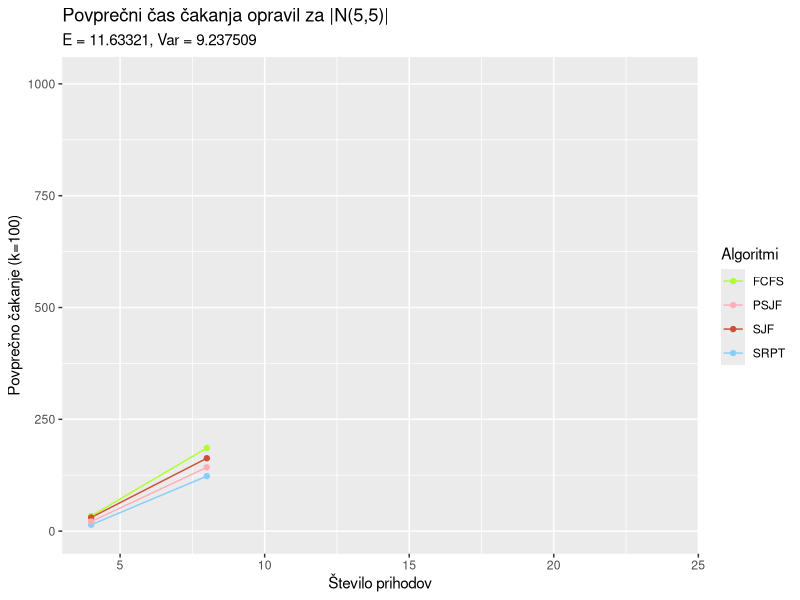
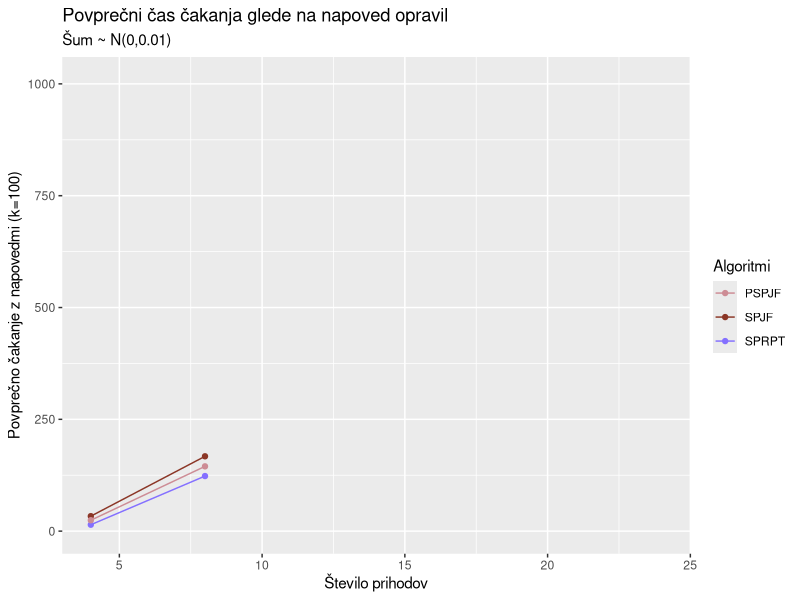
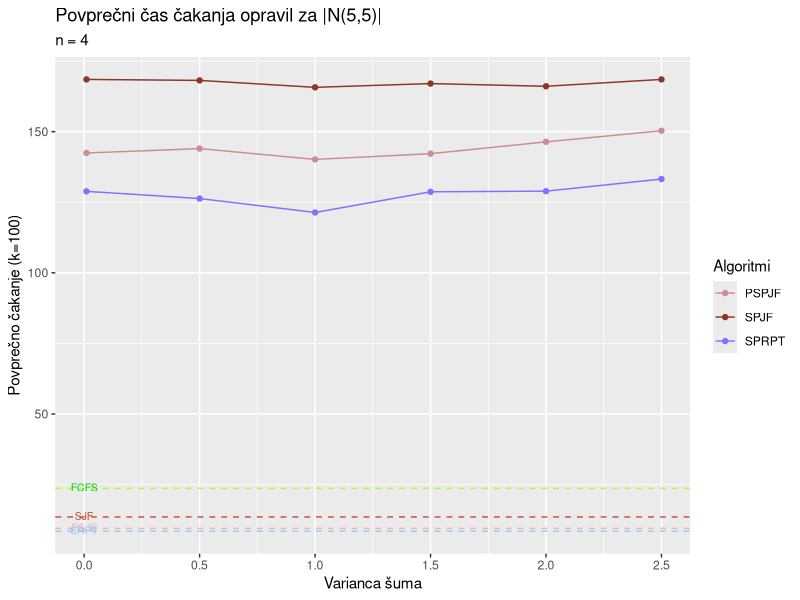
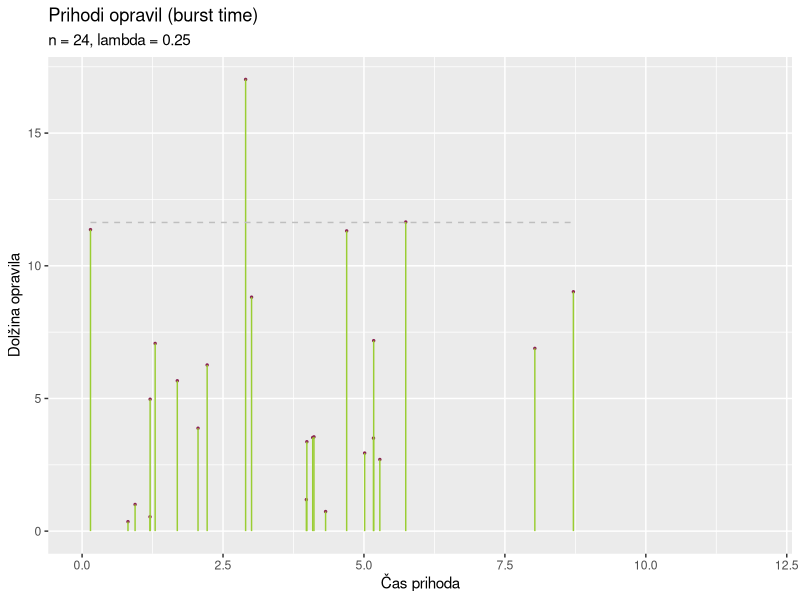

Generate these figures, in order, with R: (Note: this script raises an error after producing the figures.)
# Vizualizacija normalna
#install.packages("ggpubr")

library(ggplot2)
library(tidyr)
library(ggpubr)

set.seed(0)
#n_24 = casi_prihodov_normalne( 5, 5, 24, 0.01, 0.25)
#n_24 = as_tibble(n_24)
#write.csv(n_24, "n_24.csv")
n_24 = read.csv("n_24.csv")

#set.seed(0)
#n_4 = casi_prihodov_normalne( 5, 5, 4, 0.01, 0.25)
#write.csv(n_4, "n_4.csv")
n_4 = read.csv("n_4.csv")


Normalna_porazdelitev_n = read.csv("normalna_n.csv")

Normalna = Normalna_porazdelitev_n[,0:4]

x = c(4, 8, 12 , 16 , 20 , 24)

z = 11.63321 # povprecni cas cakanja

df = cbind(x ,Normalna)

Tabela = df %>% pivot_longer( !x, names_to = "Algoritmi", values_to = "Povprecno cakanje")

#df = cbind(x, Beta_porazdelitev_n)

#=========================================================================================== RISANJE POVP. CASA CAKANJA ==================PREVERI ALPHA IN BETA NUJNO===========================
cakanje_norm = ggplot(Tabela, aes(x=x, y = `Povprecno cakanje`, col = Algoritmi)) +
  geom_line()+
  geom_point() + labs(title = "Povprečni čas čakanja opravil za |N(5,5)|", subtitle = "E = 11.63321, Var = 9.237509 " ,y = "Povprečno čakanje (k=100)", x = "Število prihodov") +
  ylim(0, 1010) +
  scale_colour_manual(values=c('greenyellow','lightpink1',"tomato3", "lightskyblue"))
#===================================================================================================================================================================




#================================================================================== RISANJE PRIHODOV =================================
prihodi_norm = ggplot(n_24, aes(x=cas_prihoda, y=dolzina_opravila)) + 
  geom_point(size=0.5, color = "violetred4") + 
  geom_segment(aes(x=cas_prihoda, 
                   xend=cas_prihoda, 
                   y=0, 
                   yend=dolzina_opravila), colour = "yellowgreen") +
  labs(y = "Dolžina opravila", x = "Čas prihoda") +
  geom_line(aes(y=z), colour="grey",linetype="dashed") +
  labs(title="Prihodi opravil (burst time)", 
       subtitle="n = 24, lambda = 0.25") +
  xlim(0, 12)
#=========================================================================

# Tabela za napoved

Normalna_predictions = Normalna_porazdelitev_n[,5:7]
df_predictions = cbind(x ,Normalna_predictions)
Tabela_predictions = df_predictions %>% pivot_longer( !x, names_to = "Algoritmi", values_to = "Povprecno cakanje")


#====================================================================================== RISANJE POVP. CASA CAKANJA NAPOVEDI ================================================================
cakanje_norm_predictions = ggplot(Tabela_predictions, aes(x=x, y = `Povprecno cakanje`, col = Algoritmi)) +
  geom_line()+
  geom_point() + labs(title = "Povprečni čas čakanja glede na napoved opravil", subtitle = "Šum ~ N(0,0.01)" ,y = "Povprečno čakanje z napovedmi (k=100)", x = "Število prihodov") +
  ylim(0, 1010) +
  scale_colour_manual(values=c('lightpink3',"tomato4", "lightslateblue"))
#==================================================================================================================================================================

Normalna_porazdelitev_v = read.csv("normalna_v.csv")
Normalna_v = Normalna_porazdelitev_v[,5:7]
Var = c(2.5, 2, 1.5 , 1 , 0.5 , 0.01)
df_var = cbind(Var ,Normalna_v)
Tabela_var = df_var %>% pivot_longer( !Var, names_to = "Algoritmi", values_to = "Povprecno cakanje")

#========================================================= RISANJE POVP. CAKANJA GLEDE NA VARIANCO ==============================
# RABIL POPRAVIT PODATKE
cakanje_varianca_n = ggplot(Tabela_var, aes(x=Var, y = `Povprecno cakanje`, col = Algoritmi)) +
  geom_line()+
  geom_point() + labs(title = "Povprečni čas čakanja opravil za |N(5,5)|", subtitle = "n = 4" ,y = "Povprečno čakanje (k=100)", x = "Varianca šuma") +
  geom_hline(yintercept=23.67987,linetype="dashed", color = "greenyellow") +
  annotate("text", x=0, y=23.97987, label="FCFS", size = 2.7, color = "green3") +
  scale_colour_manual(values=c('lightpink3',"tomato4", "lightslateblue")) +
  geom_hline(yintercept=9.512974, linetype="dashed", color = "lightpink1") +
  annotate("text", x=0, y=9.812974, label="PSJF", size = 2.7, color = "lightpink1") +
  geom_hline(yintercept=13.54355, linetype="dashed", color = "tomato3") +
  annotate("text", x=0, y=13.84355, label="SJF", size = 2.7, color = "tomato3") +
  geom_hline(yintercept=8.511992, linetype="dashed", color = "lightskyblue") +
  annotate("text", x=0, y=8.811992, label="SRPT", size = 2.7, color = "lightskyblue")
#================================================================================================================================================================================
# lahko zamenjam samo na grse fonte (r nima lepih fontov ki podpirajo sumnike)

ggarrange(cakanje_norm,cakanje_norm_predictions, cakanje_varianca_n ,prihodi_norm_n4,cakanje_varianca_n_24,prihodi_norm,
          ncol = 2, nrow = 3)

#================================================================================== RISANJE PRIHODOV =================================
prihodi_norm_n4 = ggplot(n_4, aes(x=cas_prihoda, y=dolzina_opravila)) + 
  geom_point(size=0.5, color = "violetred4") + 
  geom_segment(aes(x=cas_prihoda, 
                   xend=cas_prihoda, 
                   y=0, 
                   yend=dolzina_opravila), colour = "yellowgreen") +
  labs(y = "Dolžina opravila", x = "Čas prihoda") +
  geom_line(aes(y=z), colour="grey",linetype="dashed") +
  labs(title="Prihodi opravil (burst time)", 
       subtitle="E = 11.63321, Var = 9.237509, n = 4, lambda = 0.25") +
  xlim(0, 12)
#=========================================================================

Normalna_porazdelitev_v_24 = read.csv("normalna_v_24.csv")
Normalna_v_24 = Normalna_porazdelitev_v_24[,5:7]
Var = c(2.5, 2, 1.5 , 1 , 0.5 , 0.01)
df_var_24 = cbind(Var ,Normalna_v_24)
Tabela_var_24 = df_var_24 %>% pivot_longer( !Var, names_to = "Algoritmi", values_to = "Povprecno cakanje")
#========================================================= RISANJE POVP. CAKANJA GLEDE NA VARIANCO ==============================

cakanje_varianca_n_24 = ggplot(Tabela_var_24, aes(x=Var, y = `Povprecno cakanje`, col = Algoritmi)) +
  geom_line()+
  geom_point() + labs(title = "Povprečni čas čakanja opravil za |N(5,5)|", subtitle = "n = 24 , FCFS = 1553.008" ,y = "Povprečno čakanje (k=100)", x = "Varianca šuma") +
  scale_colour_manual(values=c('lightpink3',"tomato4", "lightslateblue")) +
  geom_hline(yintercept=896.2594, linetype="dashed", color = "lightpink1") +
  geom_hline(yintercept=932.2566, linetype="dashed", color = "tomato3") +
  geom_hline(yintercept=895.3161, linetype="dashed", color = "lightskyblue")
#================================================================================================================================================================================

# CE KDO ZNA PREUREDIT VRSTNI RED LEGENDE BI BLO KUL , JZ GREM JOKAT

